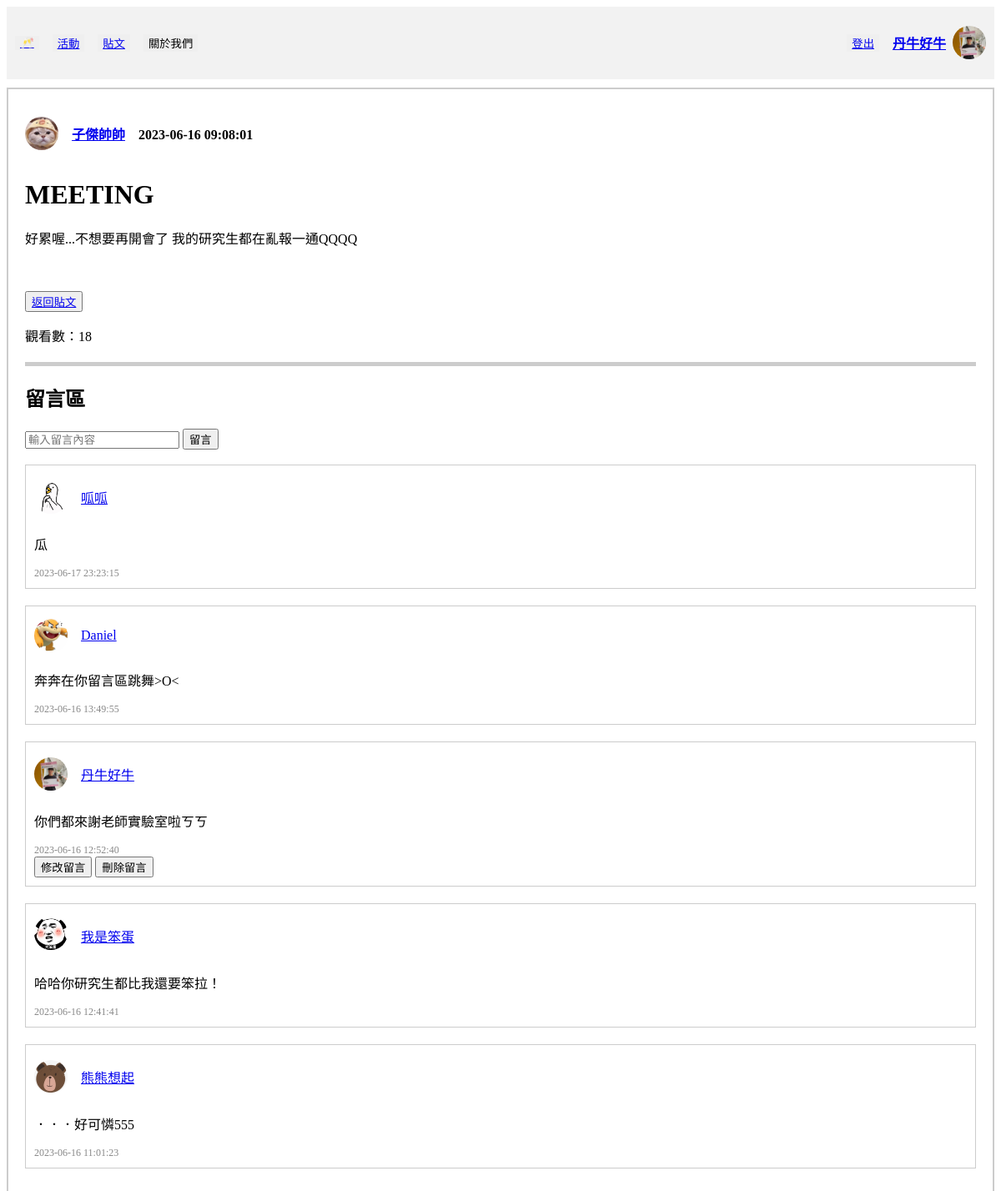
Screenshot of /post/posts/26 (signed in) with the database file from the repository.
### tables this page shows
CREATE TABLE "User" (
	"userID"	INTEGER,
	"password"	VARCHAR(10),
	"nickname"	VARCHAR(10) NOT NULL,
	"gender"	VARCHAR(1) NOT NULL,
	"birth"	TEXT,
	"cellphone"	VARCHAR(10),
	"email"	TEXT UNIQUE,
	"image" TEXT,
	PRIMARY KEY("userID" AUTOINCREMENT)
);

CREATE TABLE "Post" (
	"postID"	INTEGER,
	"postUserID"	INTEGER,
	"postTime"	TEXT,
	"postTitle"	TEXT,
	"postContent"	TEXT,
	"postView"	INT,
	FOREIGN KEY("postUserID") REFERENCES "User"("userID"),
	PRIMARY KEY("postID" AUTOINCREMENT)
);

CREATE TABLE "Comment" (
	"commentID"	INTEGER,
	"commentPostID"	INTEGER,
	"commentUserID"	INTEGER,
	"commentTime"	TEXT,
	"commentContent"	TEXT,
	FOREIGN KEY("commentUserID") REFERENCES "User"("userID") ON DELETE CASCADE,
	FOREIGN KEY("commentPostID") REFERENCES "Post"("postID") ON DELETE CASCADE,
	PRIMARY KEY("commentID" AUTOINCREMENT)
);

### crud/crudPost.py (the view)
@post_bp.route("/posts/<string:sortmethod>", methods=["GET", "POST"])
def posts_method(sortmethod):
    userID = session["userID"]
    searching_value = ""
    if sortmethod == "newest" or sortmethod == "None":
        con = sql.connect("funCrew_db.db")
        con.row_factory = sql.Row
        cur = con.cursor()
        cur.execute(
            "SELECT * FROM Post, User WHERE postUserID = userID ORDER BY postTime DESC"
        )
        posts = cur.fetchall()
        con.commit()
        con.close()
    elif sortmethod == "mostView":
        con = sql.connect("funCrew_db.db")
        con.row_factory = sql.Row
        cur = con.cursor()
        cur.execute(
            "SELECT * FROM Post, User WHERE postUserID = userID ORDER BY postView DESC"
        )
        posts = cur.fetchall()
        con.commit()
        con.close()
    elif sortmethod == "hotest":
        con = sql.connect("funCrew_db.db")
        con.row_factory = sql.Row
        cur = con.cursor()
        cur.execute(
            "SELECT * FROM Post, User LEFT JOIN Comment ON postID=commentPostID WHERE postUserID=userID GROUP BY postID ORDER BY count(commentPostID) DESC"
        )
        posts = cur.fetchall()
        con.commit()
        con.close()
    elif sortmethod == "searching":
        if request.form.get("searching_value"):
            searching_value = request.form.get("searching_value")
        elif request.args.get("searching_value"):
            searching_value = request.args.get("searching_value")
        searching_exp = "%" + searching_value + "%"
        con = sql.connect("funCrew_db.db")
        con.row_factory = sql.Row
        cur = con.cursor()
        cur.execute(
            "SELECT * FROM Post, User WHERE postUserID = userID AND (postTitle LIKE ? OR nickName LIKE ?)",
            (
                searching_exp,
                searching_exp,
            ),
        )
        posts = cur.fetchall()
        con.commit()
        con.close()
    elif sortmethod == "my_posts":
        con = sql.connect("funCrew_db.db")
        con.row_factory = sql.Row
        cur = con.cursor()
        cur.execute(
            "SELECT * FROM Post WHERE postUserID = ? ORDER BY postTime DESC", (userID,)
        )
        posts = cur.fetchall()
        con.commit()
        con.close()
    return render_template(
        "posts.html",
        nickname=get_nickname(userID),
        avatar=get_avatar_path(userID),
        posts=posts,
        userID=userID,
        sortmethod=sortmethod,
        searching_value=searching_value,
    )

### templates/post_detail.html (shortened to what this page needs)
<!DOCTYPE html>
<html lang="zh-Hant-TW">
<head>
</head>
<body>
    <div class="header">
        <div class="header-left">
            <button class="button"><a href="/home"> 🥂 </a></button>
            <button class="button"><a href="/activity/activities/signingUp">活動</a></button>
            <button class="button"><a href="/post/posts/newest">貼文</a></button>
            <button class="button">關於我們</button>
        </div>
        <div class="header-right">
            <button class="button"><a href="/user/logout">登出</a></button>
            <div class="user-info">
                <h4><a href="/user/personalInfo">{{ origin_username }}</a></h4></button>
                <img src="{{ url_for('static', filename='images/avatars/' + origin_user_image[0]) }}" alt="大頭貼">
            </div>
        </div>
    </div>
    <div class="post-wrapper">
        <div class="user-info">
            <img src="{{ url_for('static', filename='images/avatars/' + user_image[0]) }}" alt="大頭貼">
            <h4>　<a href="/user/info/{{post['postUserID']}}">{{ post['nickname'] }}</a>　{{ post['postTime'] }}</h4>
        </div>
        <h1>{{ post['postTitle'] }}</h1>
        <p>{{ post['postContent'] }}</p>
        <br><br>
        {% if searching_value %}
        <button><a href="/post/posts/{{sortmethod}}?searching_value={{searching_value}}">返回</a></button>
        {% else %}
        <button><a href="/post/posts/{{sortmethod}}">返回貼文</a></button>
        {% endif %}
        <p>觀看數：{{views}}</p>
        <div class="separator"></div>
        <h2>留言區</h2>
        <form action="/post/posts/{{ postID }}" method="post">
            <div class="input">
                <input type="text" name="content" placeholder="輸入留言內容" required>
                <button type="submit">留言</button>
            </div>
        </form>
        <br>
        {% for comment in comments %}
        <div class="post">
            <div class="content">
                <div class="user-info">
                    <img src="{{ url_for('static', filename='images/avatars/' + comment['image']) }}" alt="大頭貼">
                    <p><a href="/user/info/{{ comment['commentUserID'] }}">{{ comment['nickname'] }}</a></p>
                </div>
                <p>{{ comment['commentContent'] }}</p>
            </div>
            <div class="info">
                <span>{{ comment['commentTime'] }}</span>
            </div>
            {% if comment['commentUserID'] == userID %}
            <div>
                <button><a href="/post/posts/update_comment/{{ comment['commentID'] }}"
                        style="text-decoration:none; color:black">修改留言</button>
                <button><a href="/post/posts/delete_comment/{{ comment['commentID'] }}"
                        style="text-decoration:none; color:black">刪除留言</button>
            </div>
            {% endif %}
        </div>
        {% endfor %}
    </div>
</body>

### templates/post_detail.html (style rules this page uses)
.header { display: flex; justify-content: space-between; align-items: center; padding: 10px; background-color: #f2f2f2; }
.header-left { display: flex; align-items: center; }
.header-right { display: flex; align-items: center; }
.button { margin-right: 16px; border: none; }
.post { margin-bottom: 20px; border: 1px solid #ccc; padding: 10px; }
.post .info { font-size: 12px; color: #888; }
.post .content { margin-top: 0px; }
.user-info { display: flex; align-items: center; }
.user-info h4 { margin-right: 8px; }
.user-info img { width: 40px; height: 40px; border-radius: 50%; object-fit: cover; }
.post-wrapper { border: 2px solid #ccc; padding: 20px; margin-top: 10px; margin-bottom: 10px; }
.separator { border-top: 5px solid #ccc; margin-top: 20px; margin-bottom: 20px; }

### rows the page displays
User: nickname "丹牛好牛", image (picture)
User: image (picture), nickname "子傑帥帥"
Post: postTime "2023-06-16 09:08:01", postTitle "MEETING", postContent "好累喔...不想要再開會了 我的研究生都在亂報一通QQQQ"
Comment: image (picture), nickname "呱呱", commentContent "瓜", commentTime "2023-06-17 23:23:15"
Comment: image (picture), nickname "Daniel", commentContent "奔奔在你留言區跳舞>O<", commentTime "2023-06-16 13:49:55"
Comment: image (picture), nickname "丹牛好牛", commentContent "你們都來謝老師實驗室啦ㄎㄎ", commentTime "2023-06-16 12:52:40"
Comment: image (picture), nickname "我是笨蛋", commentContent "哈哈你研究生都比我還要笨拉！", commentTime "2023-06-16 12:41:41"
Comment: image (picture), nickname "熊熊想起", commentContent "．．．好可憐555", commentTime "2023-06-16 11:01:23"

### other values shown
{{ views }} "18"
